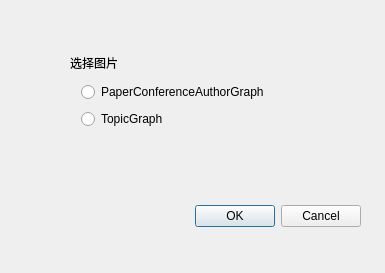
<?xml version="1.0" encoding="UTF-8"?>
<ui version="4.0">
 <class>fileDialog</class>
 <widget class="QDialog" name="fileDialog">
  <property name="geometry">
   <rect>
    <x>0</x>
    <y>0</y>
    <width>385</width>
    <height>273</height>
   </rect>
  </property>
  <property name="windowTitle">
   <string>fileDialog</string>
  </property>
  <widget class="QWidget" name="layoutWidget">
   <property name="geometry">
    <rect>
     <x>70</x>
     <y>70</y>
     <width>221</width>
     <height>71</height>
    </rect>
   </property>
   <layout class="QVBoxLayout" name="verticalLayout">
    <item>
     <widget class="QRadioButton" name="radioButtonPCA">
      <property name="text">
       <string>PaperConferenceAuthorGraph</string>
      </property>
     </widget>
    </item>
    <item>
     <widget class="QRadioButton" name="radioButtonTopic">
      <property name="text">
       <string>TopicGraph</string>
      </property>
     </widget>
    </item>
   </layout>
  </widget>
  <widget class="QDialogButtonBox" name="buttonBox">
   <property name="geometry">
    <rect>
     <x>20</x>
     <y>200</y>
     <width>341</width>
     <height>32</height>
    </rect>
   </property>
   <property name="orientation">
    <enum>Qt::Horizontal</enum>
   </property>
   <property name="standardButtons">
    <set>QDialogButtonBox::Cancel|QDialogButtonBox::Ok</set>
   </property>
  </widget>
  <widget class="QLabel" name="label">
   <property name="geometry">
    <rect>
     <x>70</x>
     <y>50</y>
     <width>219</width>
     <height>25</height>
    </rect>
   </property>
   <property name="text">
    <string>选择图片</string>
   </property>
  </widget>
 </widget>
 <layoutdefault spacing="6" margin="11"/>
 <resources/>
 <connections>
  <connection>
   <sender>buttonBox</sender>
   <signal>accepted()</signal>
   <receiver>fileDialog</receiver>
   <slot>accept()</slot>
   <hints>
    <hint type="sourcelabel">
     <x>200</x>
     <y>245</y>
    </hint>
    <hint type="destinationlabel">
     <x>192</x>
     <y>136</y>
    </hint>
   </hints>
  </connection>
  <connection>
   <sender>buttonBox</sender>
   <signal>rejected()</signal>
   <receiver>fileDialog</receiver>
   <slot>reject()</slot>
   <hints>
    <hint type="sourcelabel">
     <x>200</x>
     <y>245</y>
    </hint>
    <hint type="destinationlabel">
     <x>192</x>
     <y>136</y>
    </hint>
   </hints>
  </connection>
 </connections>
</ui>
